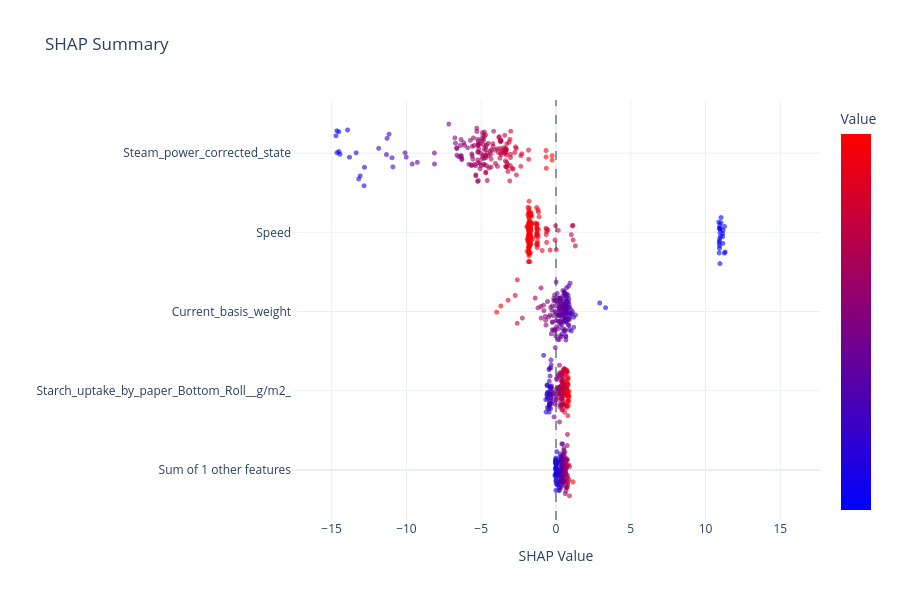

Write notebook code for a chart like this one.
### Code cell
tables, figures = ask_engine(params = {
    "target": "steam",
    "grade": "3200115",
    "start": "2026-06-01",
    "end": "2026-07-01",
    "max_rows": 200,
    "background_rows": 200,
    "max_features":5,
}, endpoint="shap", figures=True
)

### Figure 1 — Plotly figure (JSON) as saved in the notebook; plotly's stock layout.template omitted (floating-point values rounded to 4 significant figures; data arrays with more than 128 entries replaced by an {"elided": "..."} marker saying what was removed)
{"data": [{"customdata": {"elided": "169 float values"}, "hovertemplate": "<b>Sum of other features</b><br>SHAP: %{x:.3f}<br>Value: %{customdata:.3f}<extra></extra>", "marker": {"color": {"elided": "169 float values"}, "colorbar": {"showticklabels": false, "title": {"text": "Value"}}, "colorscale": [[0, "rgb(0,0,255)"], [1, "rgb(255,0,0)"]], "opacity": 0.6, "showscale": true, "size": 5}, "mode": "markers", "showlegend": false, "type": "scattergl", "x": {"elided": "169 float values"}, "y": {"elided": "169 float values"}}, {"customdata": {"elided": "169 float values"}, "hovertemplate": "<b>Starch_uptake_by_paper_Bottom_Roll__g/m2_</b><br>SHAP: %{x:.3f}<br>Value: %{customdata:.3f}<extra></extra>", "marker": {"color": {"elided": "169 float values"}, "colorscale": [[0, "rgb(0,0,255)"], [1, "rgb(255,0,0)"]], "opacity": 0.6, "showscale": false, "size": 5}, "mode": "markers", "showlegend": false, "type": "scattergl", "x": {"elided": "169 float values"}, "y": {"elided": "169 float values"}}, {"customdata": {"elided": "169 float values"}, "hovertemplate": "<b>Current_basis_weight</b><br>SHAP: %{x:.3f}<br>Value: %{customdata:.3f}<extra></extra>", "marker": {"color": {"elided": "169 float values"}, "colorscale": [[0, "rgb(0,0,255)"], [1, "rgb(255,0,0)"]], "opacity": 0.6, "showscale": false, "size": 5}, "mode": "markers", "showlegend": false, "type": "scattergl", "x": {"elided": "169 float values"}, "y": {"elided": "169 float values"}}, {"customdata": {"elided": "169 float values"}, "hovertemplate": "<b>Speed</b><br>SHAP: %{x:.3f}<br>Value: %{customdata:.3f}<extra></extra>", "marker": {"color": {"elided": "169 float values"}, "colorscale": [[0, "rgb(0,0,255)"], [1, "rgb(255,0,0)"]], "opacity": 0.6, "showscale": false, "size": 5}, "mode": "markers", "showlegend": false, "type": "scattergl", "x": {"elided": "169 float values"}, "y": {"elided": "169 float values"}}, {"customdata": {"elided": "169 float values"}, "hovertemplate": "<b>Steam_power_corrected_state</b><br>SHAP: %{x:.3f}<br>Value: %{customdata:.3f}<extra></extra>", "marker": {"color": {"elided": "169 float values"}, "colorscale": [[0, "rgb(0,0,255)"], [1, "rgb(255,0,0)"]], "opacity": 0.6, "showscale": false, "size": 5}, "mode": "markers", "showlegend": false, "type": "scattergl", "x": {"elided": "169 float values"}, "y": {"elided": "169 float values"}}], "layout": {"height": 600, "hovermode": "closest", "shapes": [{"line": {"dash": "dash", "width": 1}, "type": "line", "x0": 0, "x1": 0, "xref": "x", "y0": 0, "y1": 1, "yref": "y domain"}], "title": {"text": "SHAP Summary"}, "xaxis": {"range": [-17.65, 17.65], "title": {"text": "SHAP Value"}}, "yaxis": {"ticktext": ["Sum of 1 other features", "Starch_uptake_by_paper_Bottom_Roll__g/m2_", "Current_basis_weight", "Speed", "Steam_power_corrected_state"], "tickvals": [0, 1.3, 2.6, 3.9, 5.2], "title": {"text": ""}}}}
